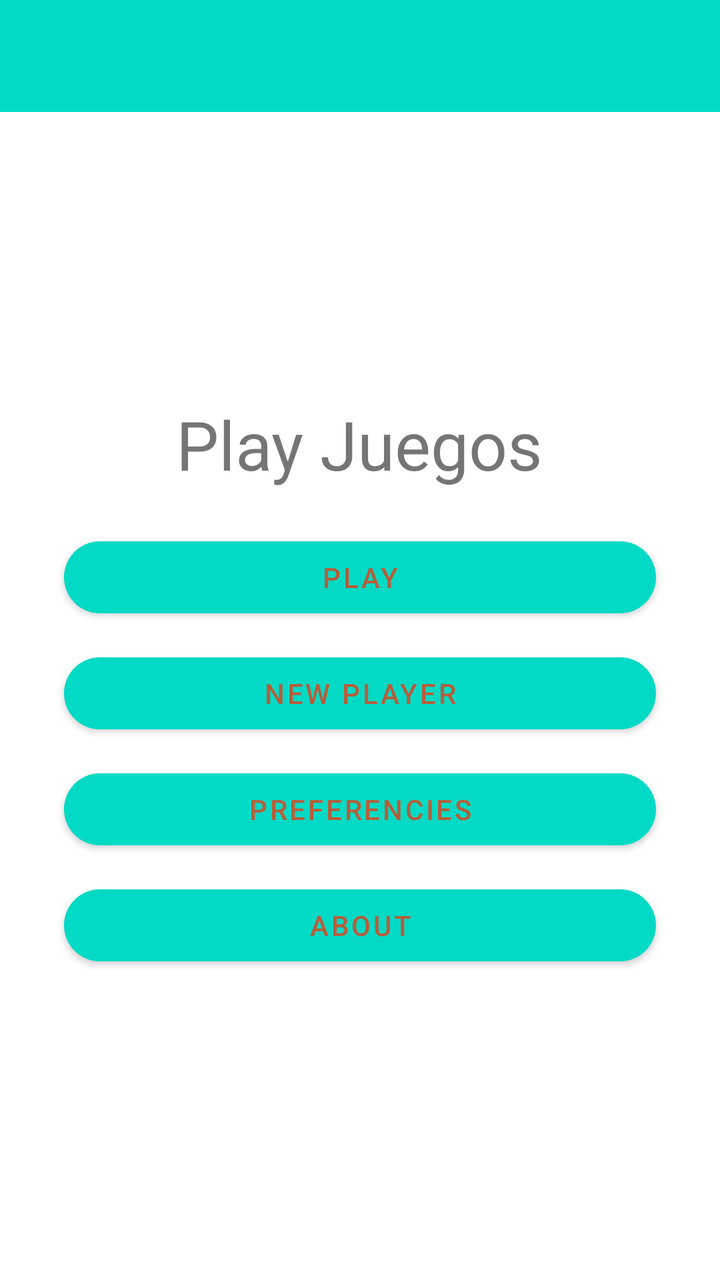
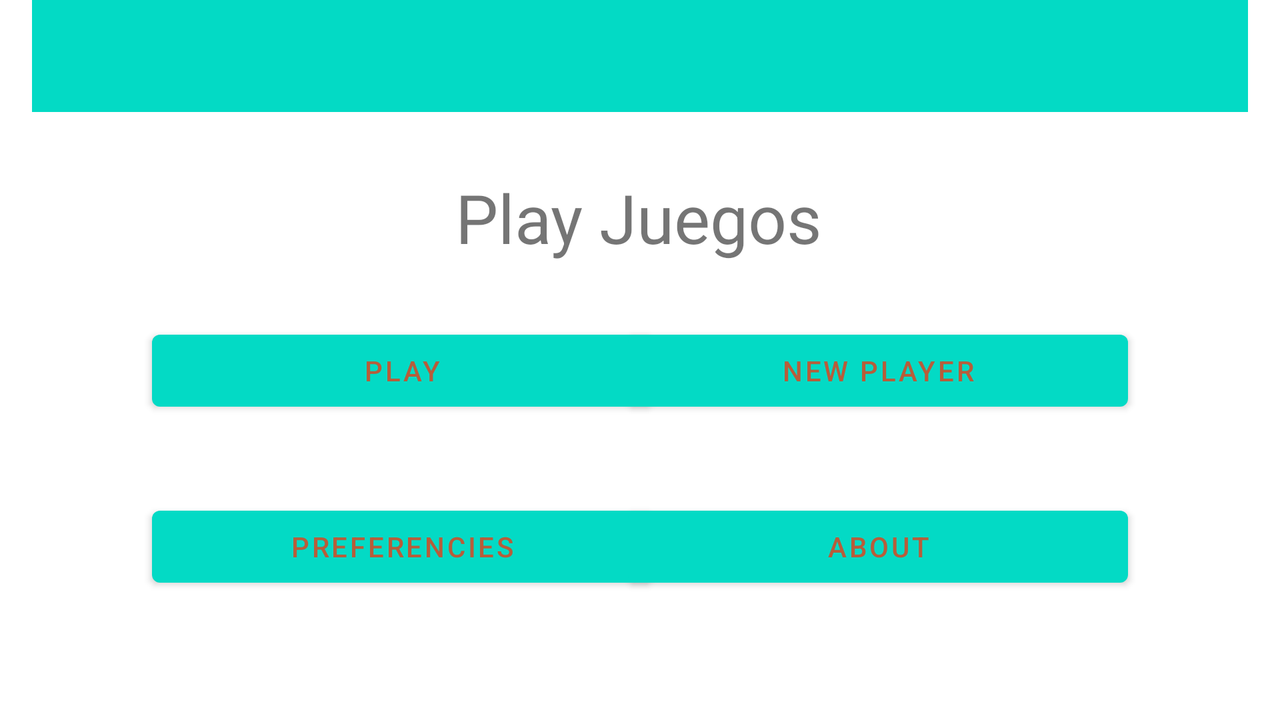

Two renders of one Android screen. The first uses the default layout on a phone; the second uses the alternative layout the repository ships for a different screen configuration, on a matching device. The two XML files are below.
<!-- AndroidManifest.xml: application theme Maystyle -->
<!-- res/layout/activity_main.xml -->
<?xml version="1.0" encoding="utf-8"?>
<LinearLayout xmlns:android="http://schemas.android.com/apk/res/android"
    xmlns:app="http://schemas.android.com/apk/res-auto"
    xmlns:tools="http://schemas.android.com/tools"
    android:layout_width="match_parent"
    android:layout_height="match_parent"
    android:orientation="vertical">

    <androidx.appcompat.widget.Toolbar
        android:id="@+id/aboutToolbar"
        android:layout_width="match_parent"
        android:layout_height="wrap_content"
        android:background="?attr/colorPrimary"
        android:minHeight="?attr/actionBarSize"
        android:theme="@style/ThemeOverlay.AppCompat.Dark.ActionBar" />

    <LinearLayout
    android:id="@+id/texto_app"
    android:layout_width="match_parent"
    android:layout_height="match_parent"
    android:layout_marginLeft="16dp"
    android:layout_marginRight="16dp"
    android:gravity="center"
    android:orientation="vertical"
    tools:context=".MainActivity">

        <TextView
        android:id="@+id/titulo"
        android:layout_width="wrap_content"
        android:layout_height="wrap_content"
        android:layout_marginBottom="20dp"
        android:text="@string/texto_app"
        android:textSize="34sp" />

        <com.google.android.material.button.MaterialButton
            android:id="@+id/Play"
            android:layout_width="match_parent"
            android:layout_height="wrap_content"
            android:layout_marginLeft="16dp"
            android:layout_marginRight="16dp"
            android:layout_marginBottom="10dp"
            android:gravity="center"
            android:text="@string/button_1"
            app:cornerRadius="20dp" />

        <com.google.android.material.button.MaterialButton
            android:id="@+id/NewPlayer"
            android:layout_width="match_parent"
            android:layout_height="wrap_content"
            android:layout_marginLeft="16dp"
            android:layout_marginRight="16dp"
            android:layout_marginBottom="10dp"
            android:gravity="center"
            android:text="@string/button_2"
            app:cornerRadius="20dp" />

        <com.google.android.material.button.MaterialButton
            android:id="@+id/Preferencies"
            android:layout_width="match_parent"
            android:layout_height="wrap_content"
            android:layout_marginLeft="16dp"
            android:layout_marginRight="16dp"
            android:layout_marginBottom="10dp"
            android:gravity="center"
            android:text="@string/button_3"
            app:cornerRadius="20dp" />

        <com.google.android.material.button.MaterialButton
            android:id="@+id/About"
            android:layout_width="match_parent"
            android:layout_height="wrap_content"
            android:layout_marginLeft="16dp"
            android:layout_marginRight="16dp"
            android:layout_marginBottom="10dp"
            android:gravity="center"
            android:text="@string/button_4"
            app:cornerRadius="20dp" />

    </LinearLayout>

</LinearLayout>
<!-- resources referenced by this layout -->
<resources>
  <string name="button_1">PLAY</string>
  <string name="button_2">NEW PLAYER</string>
  <string name="button_3">PREFERENCIES</string>
  <string name="button_4">ABOUT</string>
  <string name="texto_app">Play Juegos</string>
  <style name="Maystyle" parent="Theme.MaterialComponents.DayNight.NoActionBar">
          <item name="colorPrimary">@color/teal_200</item>
          <item name="colorPrimaryVariant">@color/black</item>
          <item name="colorOnPrimary">#B75D3A</item>
      </style>
</resources>
<!-- res/layout-land/activity_main.xml (the repository's variant of the layout above) -->
<!-- drawn on the phone turned sideways -->
<?xml version="1.0" encoding="utf-8"?>
<androidx.constraintlayout.widget.ConstraintLayout xmlns:android="http://schemas.android.com/apk/res/android"
    xmlns:app="http://schemas.android.com/apk/res-auto"
    xmlns:tools="http://schemas.android.com/tools"
    android:id="@+id/texto_app"
    android:layout_width="match_parent"
    android:layout_height="match_parent"
    android:layout_marginLeft="16dp"
    android:layout_marginRight="16dp"
    android:gravity="center"
    android:orientation="vertical"
    tools:context=".MainActivity">

    <androidx.appcompat.widget.Toolbar
        android:id="@+id/aboutToolbar"
        android:layout_width="match_parent"
        android:layout_height="wrap_content"
        android:background="?attr/colorPrimary"
        android:minHeight="?attr/actionBarSize"
        android:theme="@style/ThemeOverlay.AppCompat.Dark.ActionBar"
        app:layout_constraintStart_toStartOf="parent"
        app:layout_constraintTop_toTopOf="parent" />º

    <TextView
        android:id="@+id/titulo"
        android:layout_width="wrap_content"
        android:layout_height="wrap_content"
        android:layout_marginTop="30dp"
        android:text="@string/texto_app"
        android:textSize="34sp"
        app:layout_constraintEnd_toEndOf="parent"
        app:layout_constraintHorizontal_bias="0.499"
        app:layout_constraintStart_toStartOf="parent"
        app:layout_constraintTop_toBottomOf="@+id/aboutToolbar"
        tools:layout_conversion_absoluteHeight="45dp"
        tools:layout_conversion_absoluteWidth="184dp" />

    <Button
        android:id="@+id/Play"
        android:layout_width="250dp"
        android:layout_height="wrap_content"
        android:layout_marginStart="60dp"
        android:layout_marginTop="30dp"
        android:gravity="center"
        android:text="@string/button_1"
        app:layout_constraintStart_toStartOf="parent"
        app:layout_constraintTop_toBottomOf="@+id/titulo"
        tools:layout_conversion_absoluteHeight="48dp"
        tools:layout_conversion_absoluteWidth="667dp" />

    <Button
        android:id="@+id/Preferencies"
        android:layout_width="250dp"
        android:layout_height="wrap_content"
        android:layout_marginStart="60dp"
        android:layout_marginTop="40dp"
        android:gravity="center"
        android:text="@string/button_3"
        app:layout_constraintStart_toStartOf="parent"
        app:layout_constraintTop_toBottomOf="@+id/Play"
        tools:layout_conversion_absoluteHeight="48dp"
        tools:layout_conversion_absoluteWidth="667dp" />

    <Button
        android:id="@+id/About"
        android:layout_width="250dp"
        android:layout_height="wrap_content"
        android:layout_marginTop="40dp"
        android:layout_marginEnd="60dp"
        android:gravity="center"
        android:text="@string/button_4"
        app:layout_constraintEnd_toEndOf="parent"
        app:layout_constraintTop_toBottomOf="@+id/NewPlayer"
        tools:layout_conversion_absoluteHeight="48dp"
        tools:layout_conversion_absoluteWidth="667dp" />

    <Button
        android:id="@+id/NewPlayer"
        android:layout_width="250dp"
        android:layout_height="wrap_content"
        android:layout_marginTop="30dp"
        android:layout_marginEnd="60dp"
        android:gravity="center"
        android:text="@string/button_2"
        app:layout_constraintEnd_toEndOf="parent"
        app:layout_constraintTop_toBottomOf="@+id/titulo"
        tools:layout_conversion_absoluteHeight="48dp"
        tools:layout_conversion_absoluteWidth="667dp" />

</androidx.constraintlayout.widget.ConstraintLayout>
